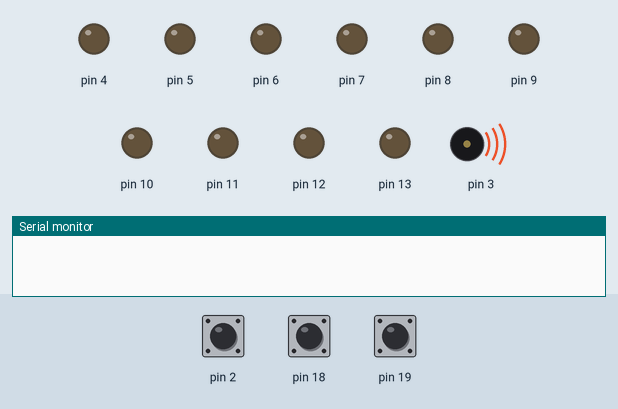
This sketch was run on a simulated Arduino Uno, built with avr-gcc and run on an emulated ATmega328P. Parts: output pins drawn as LEDs (lit = HIGH), buzzer (waves = sounding), the last lines printed to the serial monitor. The test bench sets the inputs (shaded band); at power-on: pin 2 LOW, pin 18 HIGH, pin 19 HIGH.

Above: at 1.2 s.
1.3 s: pin 2 driven HIGH
At 1.7 s:
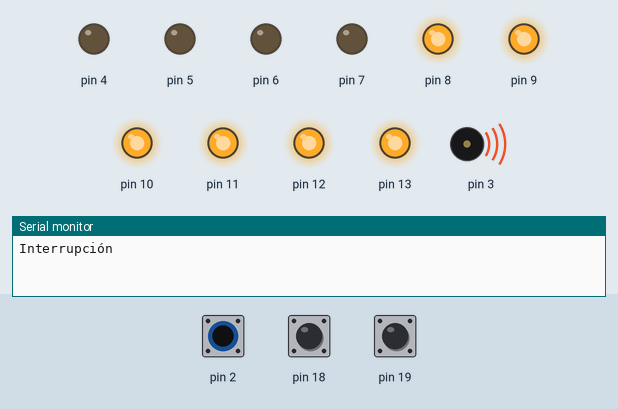
2.8 s: pin 2 pulsed LOW 5 times (0.12 s each, 0.3 s apart)
At 4.7 s:
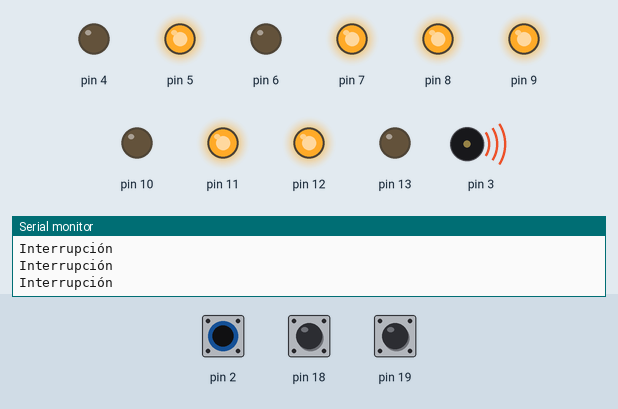
Timing chart, 0 to 6.2 s (numbered marks = the images above; inputs shaded):
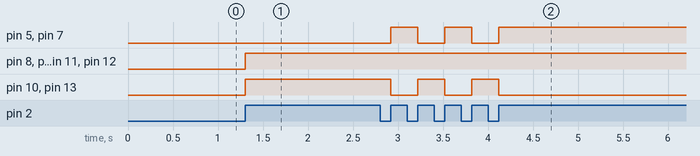

Measured:
- after the input at 1.3 s, pin 8–13: LOW → HIGH at once
- after the input at 2.8 s, pin 5, pin 7: alternates HIGH for 0.30 s and LOW for 0.30 s, 5 changes in all, then stays HIGH, starting after 0.12 s; pin 10, pin 13: alternates HIGH for 0.30 s and LOW for 0.30 s, 5 changes in all, then stays LOW, starting after 0.12 s

The sketch:

Main.ino
```cpp
int pause = 100;
int unit = 0;
int dozen = 2;
boolean disp = false;

void setup() {
  Serial.begin(9600);

  // Pines de salida de segmento (PDB)
  DDRB = B111111;

  // Pines entrada botones y teclado¿?
  DDRC = B000000;
  PORTC = B111111;

  // Pines salida decodificador
  DDRD = B11111000;

  //Interrupciones
  attachInterrupt(0, displayControlT, RISING);
  tone(3, 100);
}

void loop() {

}
```

Display.ino
```cpp
void displayT(int digit, char type){
  if(type == 'u'){
    digitalWrite(6, 0);
    digitalWrite(7, 0);
  }else{
    digitalWrite(6, 0);
    digitalWrite(7, 1);
  }
  switch(digit){
    case 1:
      PORTB = B000110;
      digitalWrite(5, LOW);
      break;
    case 2:
      PORTB = B011011;
      digitalWrite(5, HIGH);
      break;
    case 3:
      PORTB = B001111;
      digitalWrite(5, HIGH);
      break;
    case 4:
      PORTB = B100110;
      digitalWrite(5, HIGH);
      break;
    case 5:
      PORTB = B101101;
      digitalWrite(5, HIGH);
      break;
    case 6:
      PORTB = B111101;
      digitalWrite(5, HIGH);
      break;
    case 7:
      PORTB = B000111;
      digitalWrite(5, LOW);
      break;
    case 8:
      PORTB = B111111;
      digitalWrite(5, HIGH);
      break;
    case 9:
      PORTB = B100111;
      digitalWrite(5, HIGH);
      break;
    default:
      PORTB = B111111;
      digitalWrite(5, LOW);
      break;
  }
}

void displayControl(){
  // No se puede mostrar secuencialmente las unidades y decenas
  if(unit == 10){
    unit = 0;
    dozen++;
    if(dozen == 10){
      dozen = 0;
    }
  }
}

void displayControlT(){
  noInterrupts();
  if(disp == false){
    displayT(unit, 'u');
    disp = true;
  }else{
    displayT(dozen, 'd');
    disp = false;
  }
  if(digitalRead(18) == LOW && digitalRead(19) == LOW){
    unit = 0;
    dozen = 0;
  }else if(digitalRead(18) == LOW){
    unit--;
  }else if(digitalRead(19) == LOW){
    unit++;
    Serial.print("UP\n");
  }
  Serial.print("Interrupción\n");
  interrupts();
}
```
